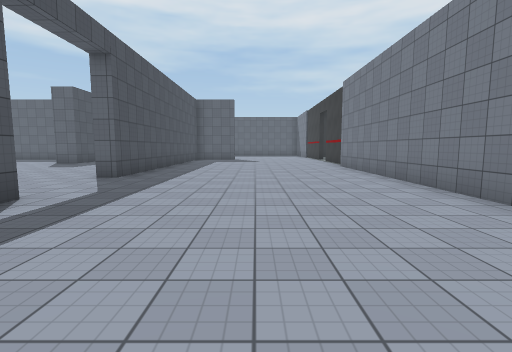
[1] (above)

24 first-person views from a walk through a Unity game level. The camera is 1.5 m above the floor, tilts 6° down and sees 85° across. The floor is counted in squares, 2 m on a side. Each view is taken from the middle of a square. On the plan, view 1 faces up. The plan holds only what a view shows up to about 10 squares ahead; the rest is blank. The place goes on beyond the plan. The player is left out. Surface patterns are stand-ins for the level's own textures.

[2]
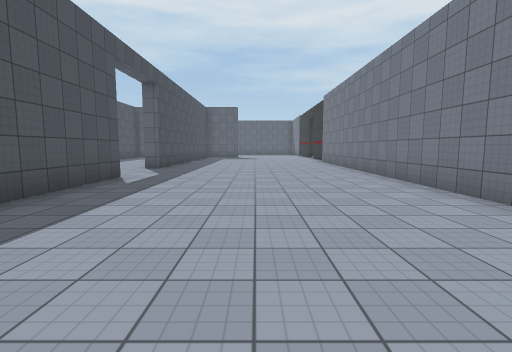

[3]
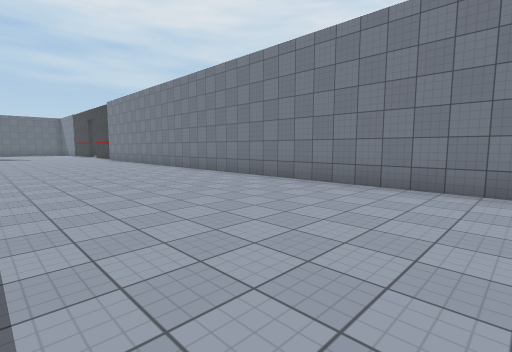

[4]
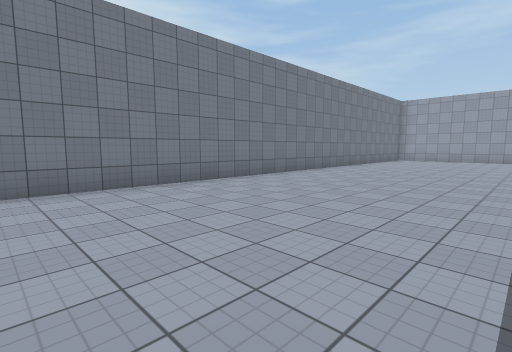

[5]
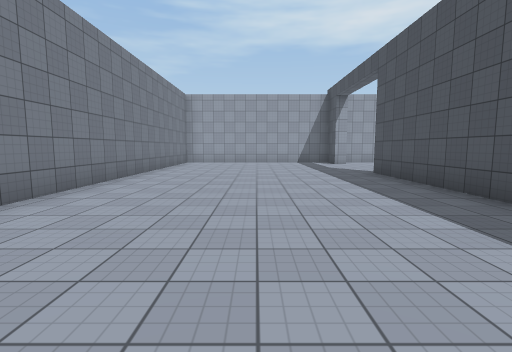

[6]
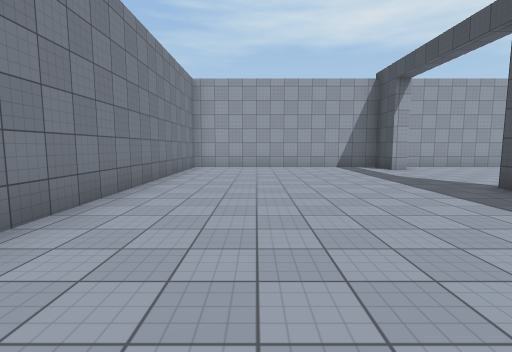

[7]
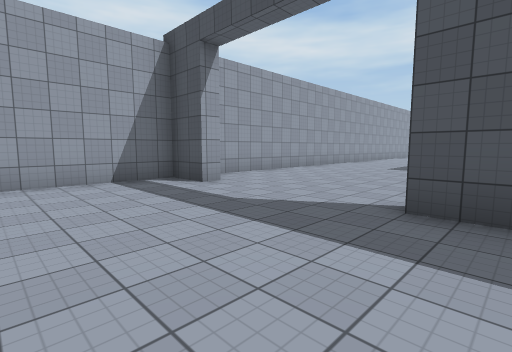

[8]
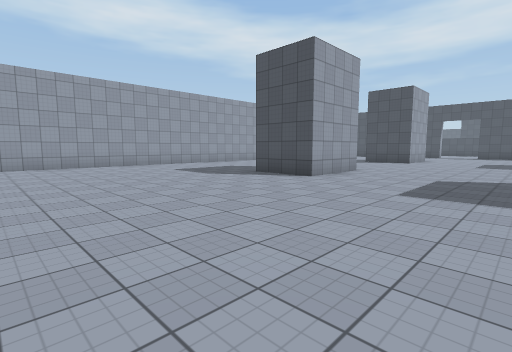

[9]
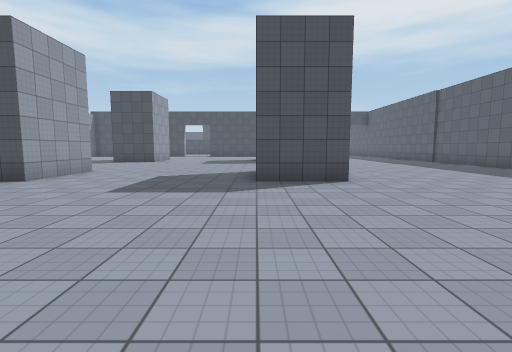

[10]
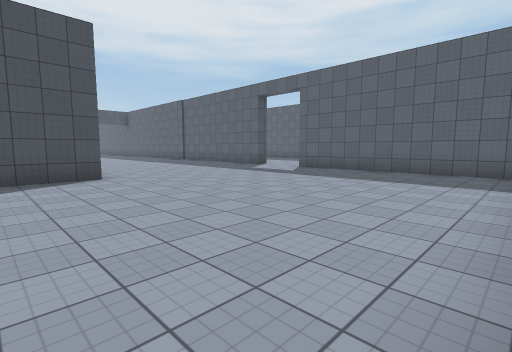

[11]
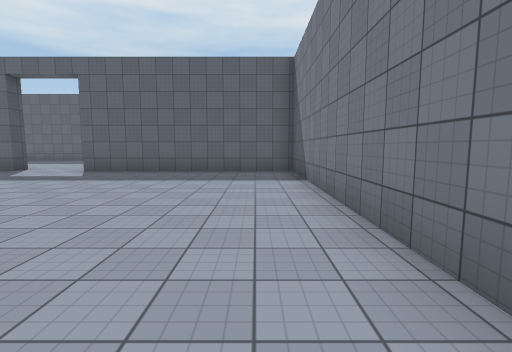

[12]
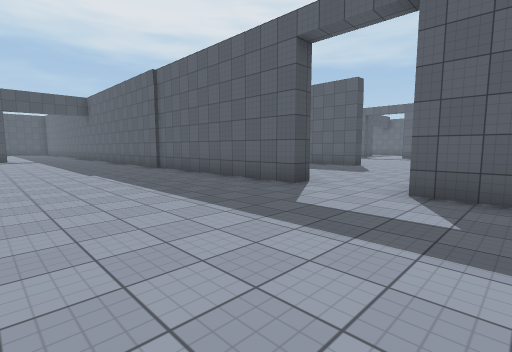

[13]
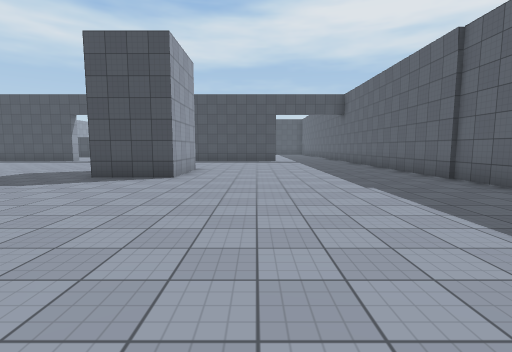

[14]
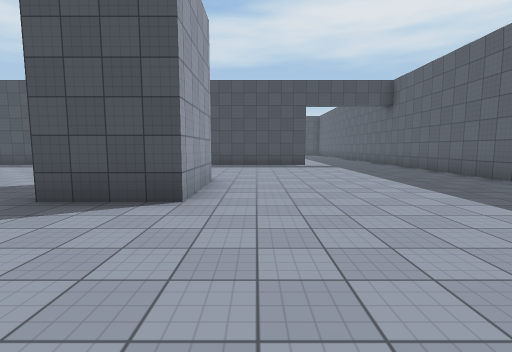

[15]
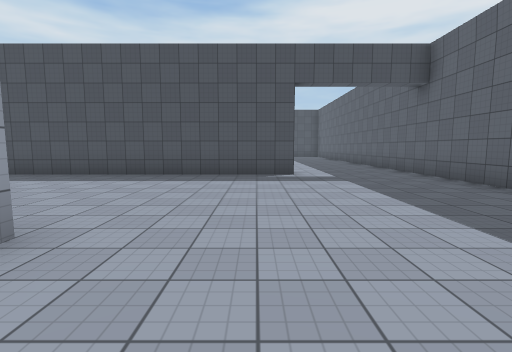

[16]
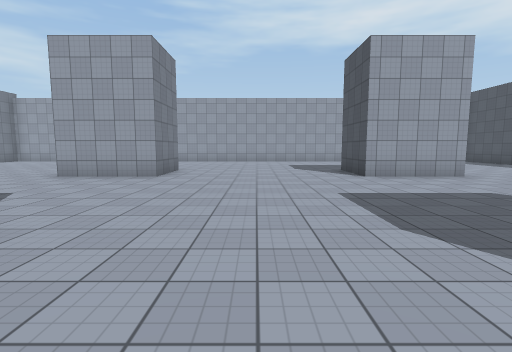

[17]
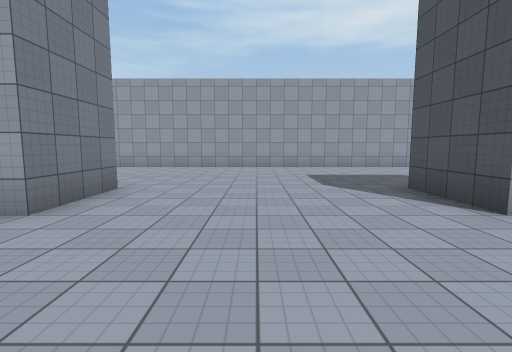

[18]
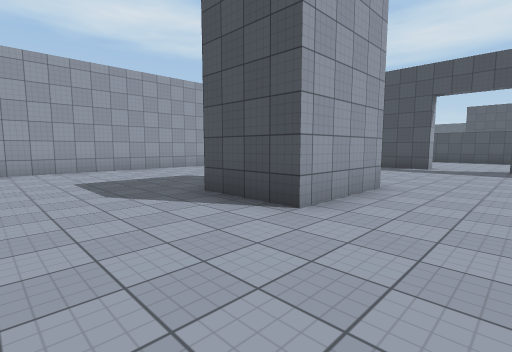

[19]
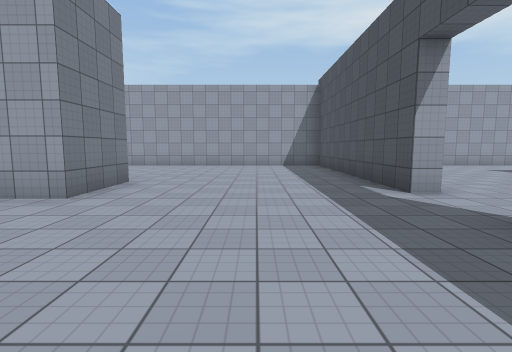

[20]
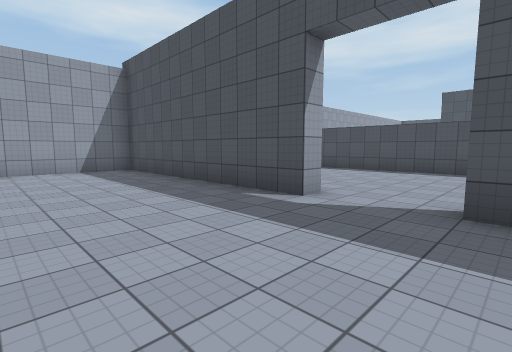

[21]
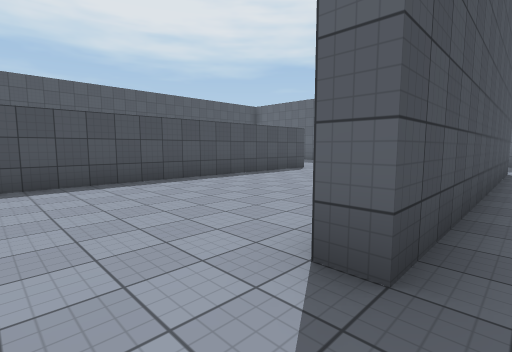

[22]
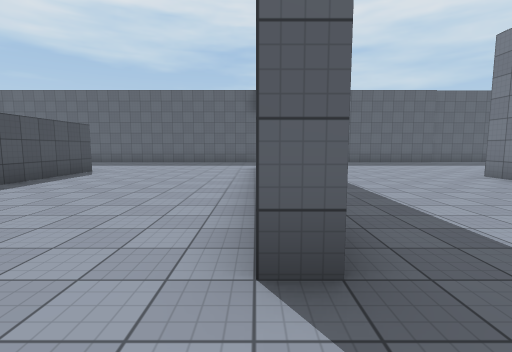

[23]
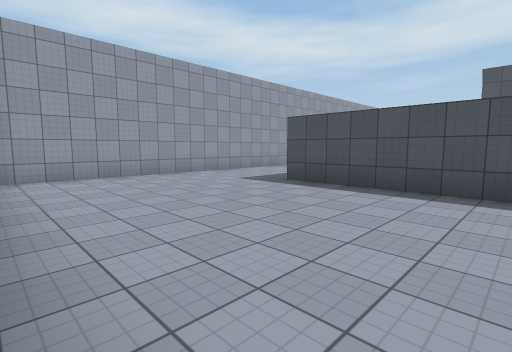

[24]
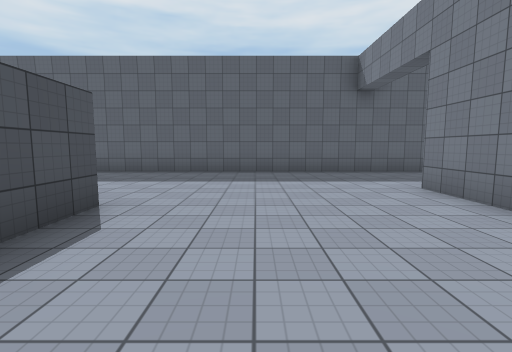

### Floor plan
Points are (right, up) in squares from view 1. A wall is a line through its corners. A room is listed if a view was taken in it or the views show most of it. See-through windows are left out.
Room 1 (views 1, 2, 3, 4, 5, 6, 7, 8, 9, 10, 11, 12, 13, 14, 15, 16, 17, 18, 19, 20, 21, 22, 23, 24)
walls: (-11, -4.9) (-11, -7); (-21.3, -5.8) (-21.3, -5) (-18.8, -5) (-18.8, -7); (-13.5, -14) (-13.5, -12) (-11, -12) (-11, -14); (-12.5, 2.2) (-12.5, 1.6) (-33.5, 1.6); (-3.9, -5.9) (-3.9, 1.6) (-10.4, 1.6); (-21.3, -14) (-21.3, -12) (-18.8, -12) (-18.8, -14); (-3.4, -9.6) (-3.4, -14); (-26.5, -1.9) (-26.5, -10.5) (-27, -10.5); (-27, -3.9) (-27, -1.9); (-8, -19.2) (-4.8, -19.2); (-3.4, 4) (-3.4, 0.6); (-27.1, -12.5) (-26.5, -12.5) (-26.5, -19.2) (-23.4, -19.2); (-21, -19.2) (-16.4, -19.2); (-3.9, -18) (-3.4, -18) (-3.4, -19.2) (-0.2, -19.2); (-32, -3.5) (-32, -16); (-3.4, 10) (-3.4, 6.7) (-3.9, 6.7); (3.2, -19) (3.2, 10.1); (-33.5, -19.2) (-27.2, -19.2)

Where each view was taken, in squares from view 1:
view 1: 0 up, 0 right, facing up
view 2: 3 down, 0 right, facing up
view 3: 6 down, 2 left, facing up-right
view 4: 3 down, 2 left, facing down-right
view 5: 6 down, 0 right, facing down
view 6: 9 down, 1 right, facing down
view 7: 13 down, 0 right, facing down-left
view 8: 8 down, 5 left, facing down-left
view 9: 7 down, 5 left, facing left
view 10: 7 down, 4 left, facing up-left
view 11: 7 down, 5 left, facing up
view 12: 3 down, 9 left, facing up-left
view 13: 3 down, 12 left, facing left
view 14: 4 down, 15 left, facing left
view 15: 3 down, 19 left, facing left
view 16: 5 down, 16 left, facing down
view 17: 9 down, 16 left, facing down
view 18: 10 down, 16 left, facing down-left
view 19: 8 down, 24 left, facing down
view 20: 10 down, 23 left, facing down-left
view 21: 12 down, 26 left, facing up-left
view 22: 12 down, 27 left, facing up
view 23: 12 down, 27 left, facing down-left
view 24: 7 down, 30 left, facing up
